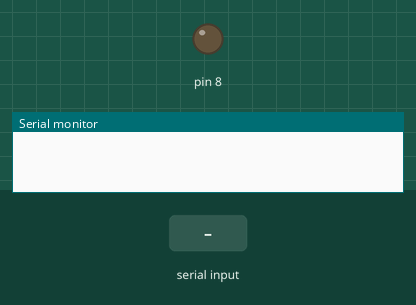
Simulated run of this sketch. Board: Arduino Uno, built with avr-gcc and run on an emulated ATmega328P. Parts: output pins drawn as LEDs (lit = HIGH), the last lines printed to the serial monitor. The inputs (shaded band) are chosen by the test bench.

Above: at 1.2 s.
1.3 s: byte 1 (1) received over Serial
At 1.7 s:
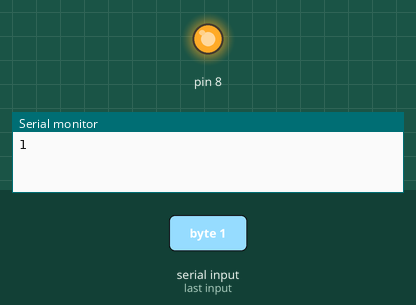
Timing chart, 0 to 4.3 s (numbered marks = the images above; inputs shaded):
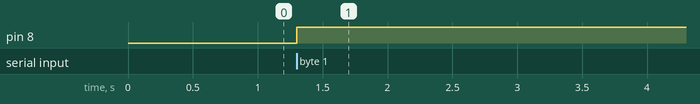

Measured:
- after the input at 1.3 s, pin 8: LOW → HIGH at once

The sketch:

data_bluetooth.ino
```cpp
int data;

void setup() {
  // put your setup code here, to run once:
  Serial.begin(9600);
  pinMode(8,OUTPUT);

}

void loop() {
  // put your main code here, to run repeatedly:
  if(Serial.available()>0){
    data=Serial.read();
    Serial.print(data);
    Serial.print("\n");

    if(data==1){
      digitalWrite(8,HIGH);

    }
    else if(data==0){
      digitalWrite(8,LOW);
    }

  }

  }
```
